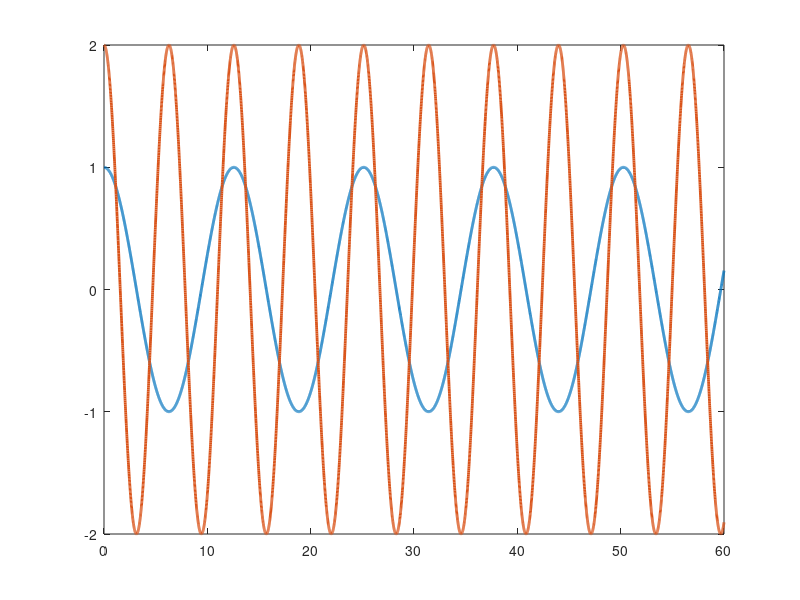

Here is the MATLAB script that generated this plot: (Note: this script raises an error after producing the figure.)
function Rise
%Set up dynamics for sim
p1       = 3.473;
p2       = 0.196;
p3       = 0.242;
f1       = 5.3;
f2       = 1.1;

theta    = [p1;p2;p3;f1;f2];

% Stacked parameter vector

% Simulation final time
tf   = 60;

% Initial condition vector (X0 must be same size and "form" as X and XDot below)
% (i.e., in this sim, X0 = [e1_0;e2_0;r_0;thetahat_0])

% define e2_0
e2_0     = [3;2];

X0   = [4;10;e2_0;3;2;1;1;1;1;1];



% define uf initial value
uf   = [2;2];

% define ydf initial value
Ydf =  [1;1;1;1;1;1;1;1;1;1];

% define the intergration part in RISE 
Rise_intergrate_1 = [0;0];
Rise_intergrate_2 = [0;0];

X0   = [X0;uf;Ydf;Rise_intergrate_1;Rise_intergrate_2];



% Options for integration function
opts = odeset('RelTol',exp(-3),'AbsTol',exp(-3));

% Integrate (you can send the paramters theta to the dynamics as seen below)
[t,STATES] = ode45(@(t,X) composite_rise1(t,X,theta),[0 tf],X0,opts);

% Set up desired trajectory data for plots (enter desired trajectory for your simulation)
qd = [cos(0.5*t) 2*cos(t)]';

% Parse integrated states (STATES is the same "form" as X0)
% (i.e., in this sim, STATES = [e r thetahat] over all time);
e1  = STATES(:,1:2)';
e2  = STATES(:,3:4)';
r  = STATES(:,5:6)';
thetaHat = STATES(:,7:11)';
Rise_intergrate_1  = STATES(:,24:25)';


% Compute x from e and xd for plotting purposes
q  = -e1 + qd;

% Plot the actual vs desired trajectories
figure(1)
plot(t,qd,'-','LineWidth',2)
hold on
ax = gca;
ax.ColorOrderIndex = 1;
plot(t,q,':','LineWidth',2)
hold off

figure(2)
plot(t,e1,'k:','LineWidth',2)


figure(3)
plot(t,repmat(theta,1,length(t)),':','LineWidth',2)
hold on
ax = gca;
ax.ColorOrderIndex = 1;
plot(t,thetaHat,'-','LineWidth',2)
hold off

index = 0;
global tau;
tau = [];
for i = t'
    index = index+1;
    qd       = [cos(0.5*i);2*cos(i)];
    qdDot    = [-0.5*sin(0.5*i); -2*sin(i)];
    qdDotDot = [-0.25*cos(0.5*i); -2*cos(i)];  
    cd2       = cos(qd(2));
    sd2       = sin(qd(2));
    yd11      = qdDotDot(1); 
    yd12      = qdDotDot(2); 
    yd13      = 2*cd2*qdDotDot(1)+cd2*qdDotDot(2)-sd2*qdDot(2)*qdDot(1)-sd2*(qdDot(1)+qdDot(2))*qdDot(2); %Enter the expression
    yd14      = qdDot(1); 
    yd15      = 0; 
    yd21      = 0; 
    yd22      = qdDotDot(1)+qdDotDot(2); 
    yd23      = cd2*qdDotDot(1)+sd2*qdDot(1)*qdDot(1); 
    yd24      = 0; 
    yd25      = qdDot(2); 
    Yd       = [yd11 yd12 yd13 yd14 yd15;yd21 yd22 yd23 yd24 yd25];
    K        = 5;
    u        = Yd*thetaHat(:,index) + (K+1)*e2(:,index) - (K+1)*e2_0 + Rise_intergrate_1(:,index);
    tau = horzcat(tau,u);
end

tausize = size(tau)
length_ = 1:tausize(2);
figure(4)
plot(length_,tau,'-','LineWidth',2)


figure(5)
plot(t,thetaHat-repmat(theta,1,length(t)),'-','LineWidth',2)
%}


function [XDot] = composite_rise1(t,X,theta)

% Parse parameter vector
p1 = theta(1);
p2 = theta(2);
p3 = theta(3);
f1 = theta(4);
f2 = theta(5);

e2_0     = [3;2];

% Select gains for controller
K        = 15; 
K2       = 25;
a1       = 1; 
a2       = 3;
Beta     = 1;  
gamma = [10 0 0 0 0; ...
    0 1 0 0 0; ...
    0 0 1 0 0; ...
    0 0 0 10 0; ...
    0 0 0 0 1];   


% Desired trajectory and needed derivatives
qd       = [cos(0.5*t);2*cos(t)];
qdDot    = [-0.5*sin(0.5*t); -2*sin(t)];   %Enter the expression
qdDotDot = [-0.25*cos(0.5*t); -2*cos(t)];  %Enter the expression 
qdDotDotDot = [0.125*sin(0.5*t); 2*sin(t)];


% Parse current states (X is the same size and "form" as X0)
% (i.e., in this sim, X = [e;r;thetahat])
e1       = [X(1);X(2)];
e2       = [X(3);X(4)];
r        = [X(5);X(6)];
thetaHat = [X(7);X(8);X(9);X(10);X(11)];
uf       = [X(12);X(13)];
Ydf      = [X(14),X(15),X(16),X(17),X(18);X(19),X(20),X(21),X(22),X(23)];
Rise_intergrate_1 = [X(24);X(25)];
Rise_intergrate_2 = [X(26);X(27)];


% Compute current x and xDot for convenience
q        = -e1 + qd;
qDot     = -e2 + a1*e1 + qdDot;

% Compute cos(x2) and sin(x2) for convenience
c2       = cos(q(2));
s2       = sin(q(2));

% Compute current matrices for the dynamics 
% with interuption interruption Taud
M        = [p1 + 2*p3*c2 p2 + p3*c2;p2 + p3*c2 p2];
Vm       = [-p3*s2*qDot(2) -p3*s2*(qDot(1) + qDot(2));p3*s2*qDot(1) 0];
fd       = [f1 0;0 f2];

Taud     = [0.5*cos(0.5*t); sin(t)];

% Compute current regression matrix
cd2       = cos(qd(2));
sd2       = sin(qd(2));

yd11      = qdDotDot(1);
yd12      = qdDotDot(2); 
yd13      = 2*cd2*qdDotDot(1)+cd2*qdDotDot(2)-sd2*qdDot(2)*qdDot(1)-sd2*(qdDot(1)+qdDot(2))*qdDot(2); %Enter the expression
yd14      = qdDot(1); 
yd15      = 0; 
yd21      = 0; 
yd22      = qdDotDot(1)+qdDotDot(2);
yd23      = cd2*qdDotDot(1)+sd2*qdDot(1)*qdDot(1); 
yd24      = 0; 
yd25      = qdDot(2); 
Yd       = [yd11 yd12 yd13 yd14 yd15;yd21 yd22 yd23 yd24 yd25];

% Compute differential of regression matrix
ydDot11      = qdDotDotDot(1); 
ydDot12      = qdDotDotDot(2); 
ydDot13      = -2*sd2*qdDot(2)*qdDotDot(1)+2*cd2*qdDotDotDot(1) ...
    -sd2*qdDot(2)*qdDotDot(2) + cd2*qdDotDotDot(2) ...
    -cd2*qdDot(2)*qdDot(2)*qdDot(1) ...
    -sd2*qdDotDot(2)*qdDot(1)-sd2*qdDot(2)*qdDotDot(1) ...
    -cd2*qdDot(2)*(qdDot(1)+qdDot(2))*qdDot(2) ...
    -sd2*(qdDotDot(1)+qdDotDot(2))*qdDot(2) ...
    -sd2*(qdDot(1)+qdDot(2))*qdDotDot(2);
ydDot14      = qdDotDot(1);
ydDot15      = 0; 
ydDot21      = 0; 
ydDot22      = qdDotDotDot(1)+qdDotDotDot(2); 
ydDot23      = -sd2*qdDot(2)*qdDotDot(1) ...
    + cd2*qdDotDotDot(1) ...
    + cd2*qdDot(2)*qdDot(1)*qdDot(1) ...
    + 2*sd2*qdDotDot(1)*qdDot(1);
ydDot24      = 0; 
ydDot25      = qdDotDot(2); 
YdDot       = [ydDot11 ydDot12 ydDot13 ydDot14 ydDot15;ydDot21 ydDot22 ydDot23 ydDot24 ydDot25];


% Design RISE term
Rise_intergrate_1_Dot = (K+1)*a2*e2 + Beta*sign(e2);
miu1 = (K+1)*e2 - (K+1)*e2_0 + Rise_intergrate_1;

% Design input u
u = Yd*thetaHat + miu1;
e1Dot = e2 - a1*e1;
e2Dot = a1*e1Dot - M\(-Vm * qDot -fd*qDot + u - Taud) + qdDotDot;

% In this problem, we don't use rDot, but we suppose we can get 
% thetahatdot, and intergration of r can be approached with e2,
% and e2 is known. So in this case, we just use r for simplicty.
rDot = [0;0];  
r = e2Dot + a2*e2;

%% Design thetaHatDot

Ydf_dot = Beta*Yd -Beta*Ydf;
uf_dot = Beta*u - Beta*uf;

ufhat = Ydf*thetaHat + Rise_intergrate_2;
E = uf - ufhat;
thetaHatDot = gamma*YdDot'*r + gamma*Ydf_dot'*E;
Rise_intergrate_2_Dot = K2*E + Beta*sign(E);

t

%%
Ydf_dot = reshape(Ydf_dot',[10,1]);
XDot        = [e1Dot;e2Dot;rDot;thetaHatDot;uf_dot;Ydf_dot; ...
    Rise_intergrate_1_Dot;Rise_intergrate_2_Dot];
